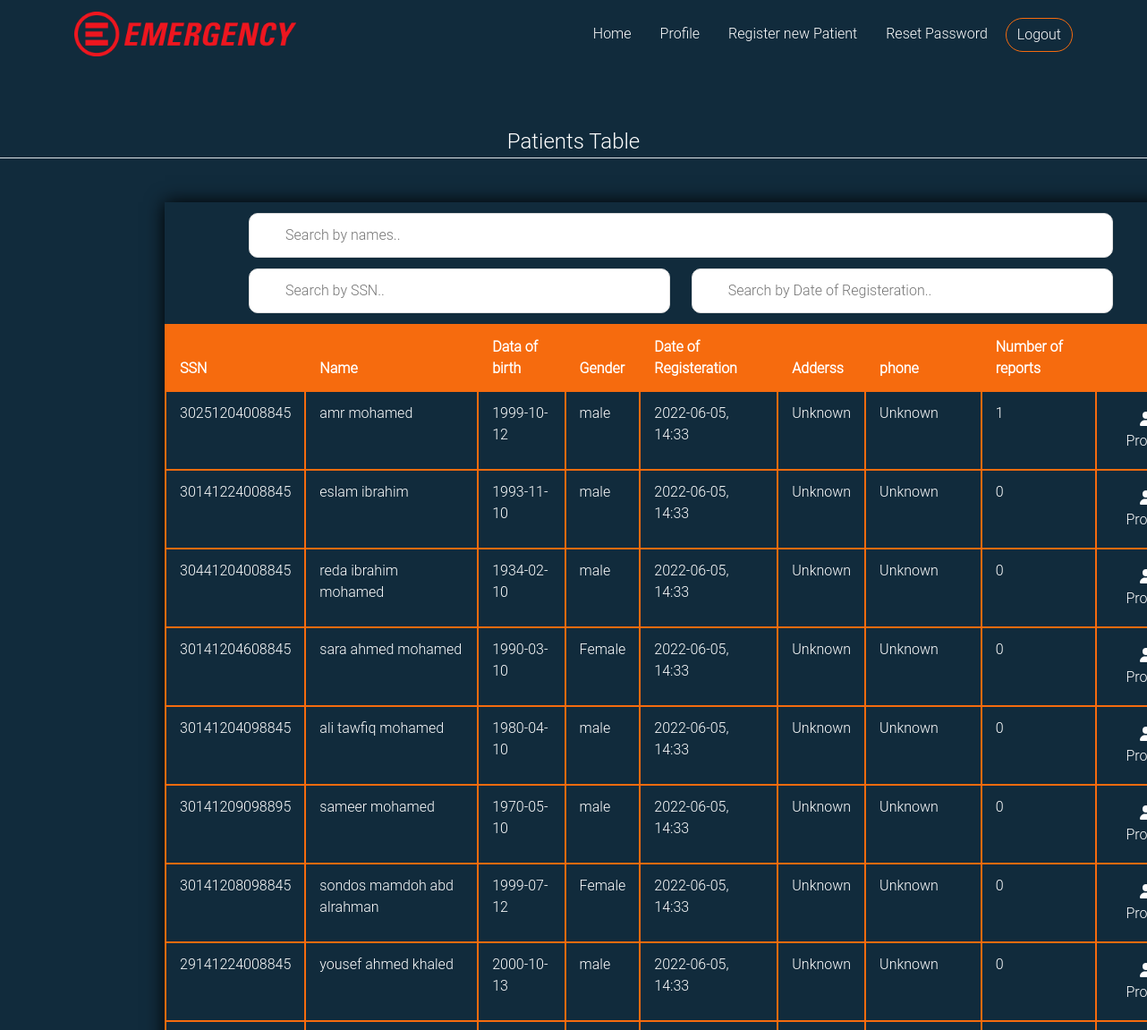
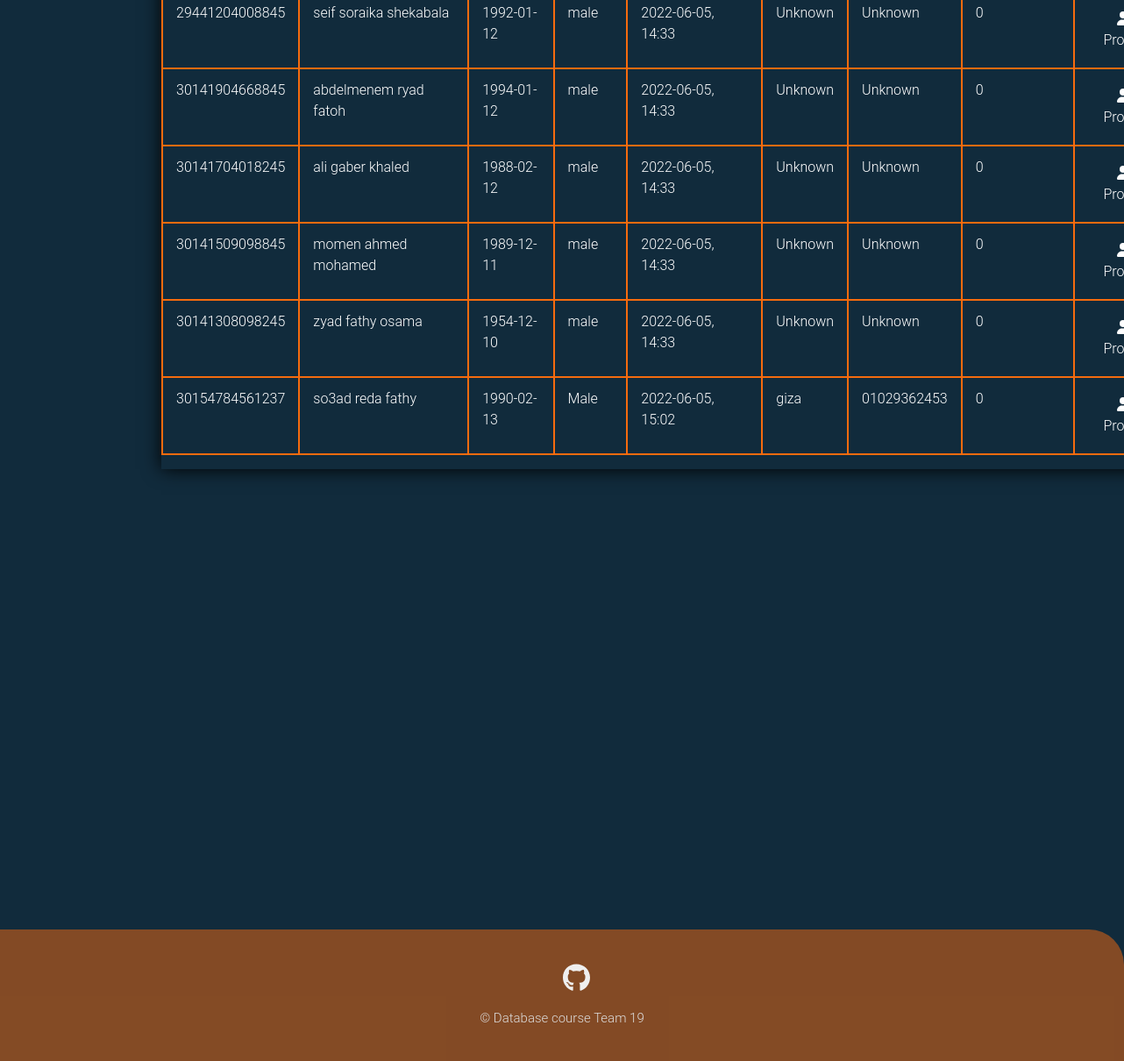
The page /patients_table (signed in) on the database its author committed (2 pictures, top to bottom).
### emergencydebartment/models.py (models this page shows, shortened)
class User(db.Model, UserMixin):
    __tablename__ = 'user_table'
    id = db.Column(db.Integer, primary_key=True)
    ssn = db.Column(db.Integer, unique=True,nullable=False)
    Fname = db.Column(db.String(20),nullable=False)
    Sname = db.Column(db.String(20))
    Lname = db.Column(db.String(20),nullable=False)
    gender = db.Column(db.String(6),nullable=False)
    phone = db.Column(db.String(11), default='Unknown')
    address = db.Column(db.String(70), default='Unknown')
    birth_date = db.Column(db.DateTime,nullable=False)
    user_role = db.Column(db.String(15), nullable=False, default='Patient')
    password = db.Column(db.String(61),nullable=False)

class Patient(User):
    id = db.Column(db.Integer, db.ForeignKey('user_table.id'),primary_key=True)
    date =  db.Column(db.DateTime, default = datetime.utcnow) #date of registeration
    report = db.relationship('Report',  backref='patient', lazy=True, foreign_keys = 'Report.patient_id')
    email = db.Column(db.String(20),unique=True)

class User(db.Model, UserMixin):
    __tablename__ = 'user_table'
    id = db.Column(db.Integer, primary_key=True)
    ssn = db.Column(db.Integer, unique=True,nullable=False)
    Fname = db.Column(db.String(20),nullable=False)
    Sname = db.Column(db.String(20))
    Lname = db.Column(db.String(20),nullable=False)
    gender = db.Column(db.String(6),nullable=False)
    phone = db.Column(db.String(11), default='Unknown')
    address = db.Column(db.String(70), default='Unknown')
    birth_date = db.Column(db.DateTime,nullable=False)
    user_role = db.Column(db.String(15), nullable=False, default='Patient')
    password = db.Column(db.String(61),nullable=False)

### emergencydebartment/routes.py (the view, shortened to what this page needs)
@app.route("/patients_table", methods= ['GET','POST'])
@login_required(role = 'Doctor')
def ptable():
    table = Patient.query.all()
    num_of_reports = list()
    for patient in table:
        num_of_reports.append(len(patient.report))
    return render_template('patients_table.html', table = zip(table, num_of_reports))

### emergencydebartment/models.py (called while the page is built)
@login_manager.user_loader
def load_user(user_id):
    return User.query.get(int(user_id))

### emergencydebartment/routes.py (called while the page is built)
def login_required(role="ANY"):
    def wrapper(fn):
        @wraps(fn)
        def decorated_view(*args, **kwargs):
            if not current_user.is_authenticated:
              return login_manager.unauthorized()
            if current_user.user_role != 'Admin':
                if ((current_user.user_role != role) and (role != "ANY")):
                    return login_manager.unauthorized()
            return fn(*args, **kwargs)
        return decorated_view
    return wrapper

### emergencydebartment/templates/patients_table.html (shortened to what this page needs)
{% extends "layout.html" %}
{% block content %}
<legend class="border-bottom mb-4 legend align-text-center">Patients Table</legend>
        <div class="content">
                <div class="content-table dtable">
                    <div class="scrollme">
                        <div class="row justify-content-center" >
                    <input type="text" id="nameInput" onkeyup="namefunc()" placeholder="Search by names..">
                        </div>
                        <div class="row justify-content-center" >
                    <input type="text" id="ssnInput" onkeyup="ssnfunc()" placeholder="Search by SSN..">
                    <input type="text" id="dateInput" onkeyup="datefunc()" placeholder="Search by Date of Registeration..">
                </div>
                        <table id="myTable" class="table table-bordered table-responsive">
                            <thead>
                                <tr >
                                    <th scope="col">SSN</th>
                                    <th scope="col">Name</th>
                                    <th scope="col" >Data of birth</th>
                                    <th scope="col" >Gender</th>
                                    <th scope="col" >Date of Registeration</th>
                                    <th scope="col" >Adderss</th>
                                    <th scope="col" >phone</th>
                                    <th scope="col" >Number of reports</th>
                                    <th scope="col" ></th>
                                </tr>
                            </thead>
                            <tbody>
                            {% for patient, number_of_reports in table %}
                                <tr>
                                    <td>{{patient.ssn}}</td>
                                    {% if patient.Sname %}
                                    <td>{{patient.Fname}} {{patient.Sname}}  {{patient.Lname}}</td>
                                    {% else %}
                                    <td>{{patient.Fname}}  {{patient.Lname}}</td>
                                    {% endif %}
                                    <td>{{patient.birth_date.strftime("%Y-%m-%d")}}</td>
                                    <td>{{patient.gender}}</td>
                                    <td>{{patient.date.strftime("%Y-%m-%d, %H:%M")}}</td>
                                    <td>{{patient.address}}</td>
                                    <td>{{patient.phone}}</td>
                                    <td>{{number_of_reports}}</td>
                                    <td><a class="calling_btn btn rounded-pill main-btn " style="color:white ;" href="{{ url_for('profile_patient', patient_id = patient.id) }} "> <i class="fa-solid fa-user"></i> Profile</a></a></td>
                                {% endfor %}
                            </tbody>
                        </table>
                    </div>
                </div>
                    </div>
{% endblock %}

### emergencydebartment/templates/layout.html (shortened to what this page needs)
<!DOCTYPE html>
<html lang="en">
  <head>
    <link rel="stylesheet" href="../static/styles/all.min.css" />
    <link rel="stylesheet" href="../static/styles/bootstrap.min.css" />
    <link rel="stylesheet" href="../static/styles/style.css" />
    <link rel="stylesheet" href="../static/styles/table.css">
    <link rel="stylesheet" href="../static/styles/login.css">
    <link rel="stylesheet" href="../static/styles/dashboard.css">
  </head>
  <body>
    <nav class="navbar navbar-expand-lg sticky-top">
      <div class="container">
        <a class="navbar-brand" href="{{ url_for('home') }}">
          <img
            src="../static/images/Emergency_(NGO)_logo.svg.png"
            alt="Emergency"
            height="50 px"
          />
        </a>
        <div class="collapse navbar-collapse" id="navbarSupportedContent">
          <ul class="navbar-nav ms-auto mb-2 mb-lg-0">
            <li class="nav-item">
                <a
                class="nav-link p-2 p-lg-3 active"
                aria-current="page"
                href="{{ url_for('home') }}"
                >Home</a
              >
            </li>
            {% if current_user.user_role == "Admin" %}
            <li class="nav-item">
              <a class="nav-link p-2 p-lg-3" href="{{ url_for('profile', doctor_id=current_user.id) }}">Profile</a>
            </li>
            <li class="nav-item">
              <a class="nav-link p-2 p-lg-3" href="{{ url_for('registerD') }}">Register new doctor</a>
            </li>
          {% elif current_user.user_role == "Doctor" %}
          <li class="nav-item">
            <a class="nav-link p-2 p-lg-3" href="{{ url_for('profile', doctor_id=current_user.id) }}">Profile</a>
          </li>
            <li class="nav-item">
              <a class="nav-link p-2 p-lg-3" href="{{ url_for('registerP') }}">Register new Patient</a>
            </li>
            {% endif %}
          {% if current_user.is_authenticated %}
          <li class="nav-item">
            <a class="nav-link p-2 p-lg-3 " href="{{url_for('reset_password')}}">Reset Password</a>
          </li>
          <li class="nav-item" style="margin-top:10px ;">
          <a
            href="{{ url_for('logout') }}"
            class="log-in btn btn-primary rounded-pill main-btn ms-1"
            >Logout</a>
          </li>
          {% endif %}
        </div>
      </div>
    </nav>
    {% block content %}{% endblock %}
<section class="foot">
  <footer>
      <ul class="social_icon">
          <li><a href="#"></a></li>
      </ul>
      <p style="font-size: 15px; color: var(--gray-color)">© Database course Team 19</p>
  </footer>
</section>
  </body>
</html>

### emergencydebartment/static/styles/style.css (style rules this page uses)
:root { --blue-color: #112B3C; --orange-color:#F66B0E; --blue-off-color:#205375; --white-off-color:#EFEFEF; --gray-color:#DDDDDD; }
body { font-family: 'Roboto Light',sans-serif; background-color: var(--blue-color); }
.navbar { background-color: var(--blue-color); }
.navbar .navbar-nav .nav-link { color: white; }
.navbar .log-in { background: none; border: solid 1px var(--orange-color); transition: 0.5s; margin-left: 10px; }
legend { margin-top: 5%; color: white; text-align: center; }
footer { position: relative; margin-top: 500px; width: 100%; background-color: rgba(246, 107, 14,50%); height: 150px; padding: 30px 50px; display: flex; justify-content: center; align-items: center; flex-direction: column; }
footer .social_icon, footer .mn { position:relative; display:flex; justify-content:center; align-items:center; margin:10px 0; flex-wrap: wrap; }
footer .social_icon li, footer .mn li { list-style: none; }
footer .social_icon li a { font-size: 2em; color: var(--white-off-color); margin: 0 10px; display: inline-block; transition: 0.5s; }

### emergencydebartment/static/styles/table.css (style rules this page uses)
.content { min-height: 70vh; display: flex; align-items: center; justify-content: center; }
.content-table { border-collapse: collapse; margin: 25px 0; min-width: 400px; max-width: 1400px; min-height: 200px; box-shadow: 0 0 20px rgb(0, 0, 0.15); }
.content-table thead tr { background-color: #f66b0e; color: white; text-align: left; font-weight: bold; border: 2px solid #f66b0e; }
.content-table th, .content-table td { padding: 12px 15px; color: white; border: 2px solid #f66b0e; }
#nameInput { background-image: url('/css/searchicon.png'); margin-top: 1%; max-height: 3%; background-position: 10px 12px; background-repeat: no-repeat; width: 82%; font-size: 16px; padding: 12px 20px 12px 40px; border: 1px solid #ddd; margin-bottom: 12px; border-radius: 10px; }
#ssnInput { background-image: url('/css/searchicon.png'); background-position: 10px 12px; background-repeat: no-repeat; width: 40%; font-size: 16px; padding: 12px 20px 12px 40px; border: 1px solid #ddd; margin-bottom: 12px; border-radius: 10px; }
#dateInput { background-image: url('/css/searchicon.png'); background-position: 10px 12px; margin-left: 2%; background-repeat: no-repeat; width: 40%; font-size: 16px; padding: 12px 20px 12px 40px; border: 1px solid #ddd; margin-bottom: 12px; border-radius: 10px; }

### emergencydebartment/static/styles/login.css (style rules this page uses)
:root { --blue-color: #112B3C; --orange-color:#F66B0E; --blue-off-color:#205375; --white-off-color:#EFEFEF; --gray-color:#DDDDDD; }
html, body { height: 100%; font-family: 'Roboto Light',sans-serif; background-color: var(--blue-color); }
.navbar { background-color: var(--blue-color); }
footer { position: relative; width: 100%; background-color:rgba(246, 107, 14,50%) ; height: 150px; padding: 30px 50px; display: flex; justify-content: center; align-items: center; flex-direction: column; border-top-right-radius: 40px; }
footer .social_icon, footer .mn { position:relative; display:flex; justify-content:center; align-items:center; margin:10px 0; flex-wrap: wrap; }
footer .social_icon li, footer .mn li { list-style: none; }
footer .social_icon li a { font-size: 2em; color: var(--white-off-color); margin: 0 10px; display: inline-block; transition: 0.5s; }

### emergencydebartment/static/styles/dashboard.css (style rules this page uses)
.dtable { position: relative; bottom: 40%; left: 120px; width: 90%; }

### rows shown on the page
Patient: ssn "30251204008845", Fname "amr", Lname "mohamed", birth_date "1999-10-12", gender "male", date "2022-06-05, 14:33", address "Unknown", phone "Unknown", number_of_reports "1"
Patient: ssn "30141224008845", Fname "eslam", Lname "ibrahim", birth_date "1993-11-10", gender "male", date "2022-06-05, 14:33", address "Unknown", phone "Unknown", number_of_reports "0"
Patient: ssn "30441204008845", Fname "reda", Sname "ibrahim", Lname "mohamed", birth_date "1934-02-10", gender "male", date "2022-06-05, 14:33", address "Unknown", phone "Unknown", number_of_reports "0"
Patient: ssn "30141204608845", Fname "sara", Sname "ahmed", Lname "mohamed", birth_date "1990-03-10", gender "Female", date "2022-06-05, 14:33", address "Unknown", phone "Unknown", number_of_reports "0"
Patient: ssn "30141204098845", Fname "ali", Sname "tawfiq", Lname "mohamed", birth_date "1980-04-10", gender "male", date "2022-06-05, 14:33", address "Unknown", phone "Unknown", number_of_reports "0"
Patient: ssn "30141209098895", Fname "sameer", Lname "mohamed", birth_date "1970-05-10", gender "male", date "2022-06-05, 14:33", address "Unknown", phone "Unknown", number_of_reports "0"
Patient: ssn "30141208098845", Fname "sondos", Sname "mamdoh", Lname "abd alrahman", birth_date "1999-07-12", gender "Female", date "2022-06-05, 14:33", address "Unknown", phone "Unknown", number_of_reports "0"
Patient: ssn "29141224008845", Fname "yousef", Sname "ahmed", Lname "khaled", birth_date "2000-10-13", gender "male", date "2022-06-05, 14:33", address "Unknown", phone "Unknown", number_of_reports "0"
Patient: ssn "29441204008845", Fname "seif", Sname "soraika", Lname "shekabala", birth_date "1992-01-12", gender "male", date "2022-06-05, 14:33", address "Unknown", phone "Unknown", number_of_reports "0"
Patient: ssn "30141904668845", Fname "abdelmenem", Sname "ryad", Lname "fatoh", birth_date "1994-01-12", gender "male", date "2022-06-05, 14:33", address "Unknown", phone "Unknown", number_of_reports "0"
Patient: ssn "30141704018245", Fname "ali", Sname "gaber", Lname "khaled", birth_date "1988-02-12", gender "male", date "2022-06-05, 14:33", address "Unknown", phone "Unknown", number_of_reports "0"
Patient: ssn "30141509098845", Fname "momen", Sname "ahmed", Lname "mohamed", birth_date "1989-12-11", gender "male", date "2022-06-05, 14:33", address "Unknown", phone "Unknown", number_of_reports "0"
Patient: ssn "30141308098245", Fname "zyad", Sname "fathy", Lname "osama", birth_date "1954-12-10", gender "male", date "2022-06-05, 14:33", address "Unknown", phone "Unknown", number_of_reports "0"
Patient: ssn "30154784561237", Fname "so3ad", Sname "reda", Lname "fathy", birth_date "1990-02-13", gender "Male", date "2022-06-05, 15:02", address "giza", phone "01029362453", number_of_reports "0"
